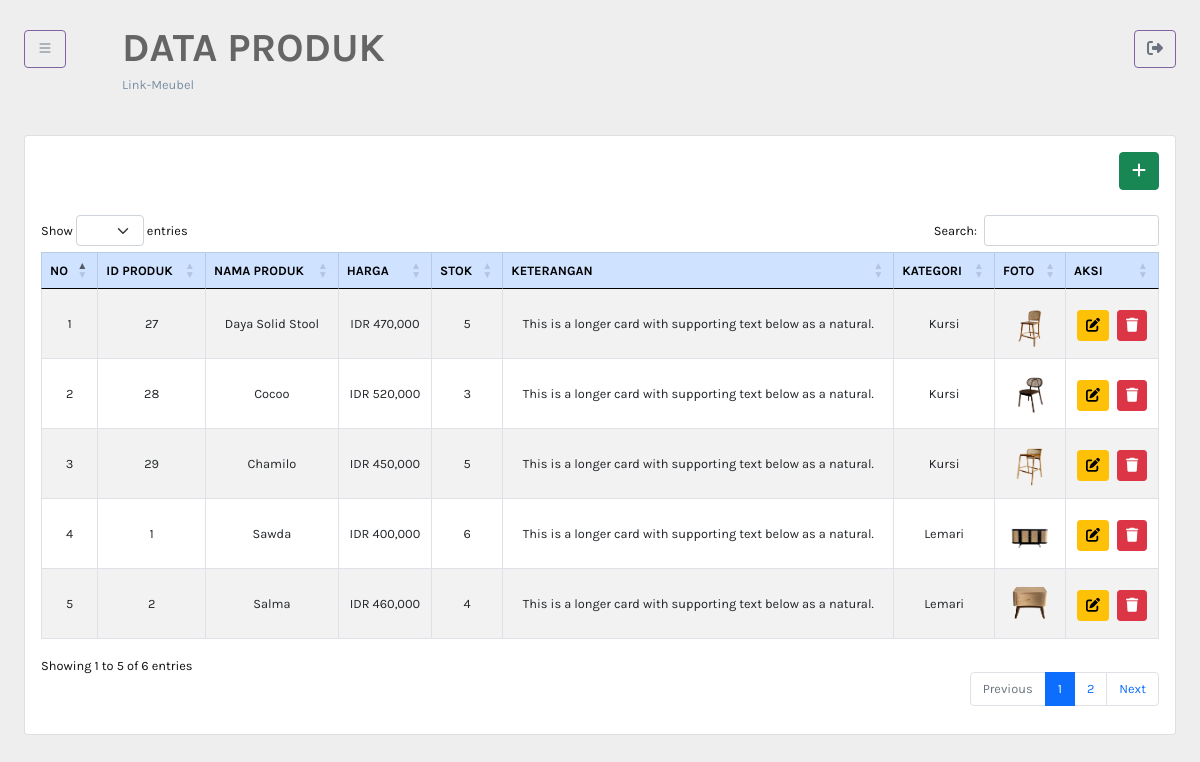
The app's page /admin/produk.php with its own data.
### tables this page shows
CREATE TABLE `tb_produk` (
  `id_produk` int(11) NOT NULL,
  `nama` varchar(35) NOT NULL,
  `harga` int(20) NOT NULL,
  `stok` int(10) NOT NULL,
  `keterangan` varchar(100) NOT NULL,
  `kategori` varchar(35) NOT NULL,
  `foto` varchar(255) NOT NULL
);

### fungsi/fungsi.php (called while the page is built, shortened)
<?php
$db_server = "localhost";
$db_username = "root";
$db_password = "";
$db_name = "db_mebel";
$konek = mysqli_connect($db_server, $db_username, $db_password, $db_name);
function query($query)
{
    global $konek;
    $result = mysqli_query($konek, $query);
    $rows = [];
    while ($row = mysqli_fetch_assoc($result)) {
        $rows[] = $row;
    }
    return $rows;
}

### admin/fungsi-produk.php (called while the page is built, shortened)
<?php
include_once '../fungsi/fungsi.php';
$barang = query("SELECT * FROM tb_produk ORDER BY kategori");

### admin/produk.php (the view, shortened to what this page needs)
<?php
include '../fungsi/fungsi.php';
include 'fungsi-produk.php';
include 'header.php';
?>
<section class="p-4" id="main-content">
	<div class="row">
		<div class="col-md-1">
			<button class="btn btn-outline-secondary mc" id="button-toggle">
				<i class="bi bi-list"></i>
			</button>
		</div>
		<div class="col-md-9 float-start">
			<h1><b>DATA PRODUK</b></h1>
			<p style="margin-bottom: -7px; margin-top: -5px; color: #7B8FA1 !important;">Link-Meubel</p>
		</div>
		<div class="col-md-2">
			<button class="btn btn-outline-secondary mc float-end" id="button-toggle">
				<i class="fa fa-right-from-bracket"></i>
			</button>
		</div>
	</div>
	<div class="card mt-5">
		<div class="card-body">
			<div class="row utama">
				<div class="col-md-12 justify-content-end">
					<button type="button" class="btn btn-success float-end" data-toggle="modal"
						data-target="#inputModal"><i class="fa fa-plus"></i></button>
				</div>
			</div>
			<div class="row dataku">
				<div class="col-md-12 table-responsive-md">
					<table id="tabel-barang" class="table table-bordered table-striped">
						<thead class="table-primary">
							<tr>
								<th class="ctr">NO</th>
								<th class="ctr">ID PRODUK</th>
								<th class="ctr">NAMA PRODUK</th>
								<th class="ctr">HARGA</th>
								<th class="ctr">STOK</th>
								<th class="ctr">KETERANGAN</th>
								<th class="ctr">KATEGORI</th>
								<th class="ctr">FOTO</th>
								<th class="ctr">AKSI</th>
							</tr>
						</thead>
						<?php $i = 1; ?>
						<?php foreach ($barang as $row): ?>
							<tr class="text-center">
								<td class="align-middle text-center">
									<?= $i; ?>
								</td>
								<td class="align-middle">
									<?= $row["id_produk"]; ?>
								</td>
								<td class="align-middle">
									<?= $row["nama"]; ?>
								</td>
								<td class="align-middle">
									<?= "IDR " . number_format($row["harga"]); ?>
								</td>
								<td class="align-middle">
									<?= $row["stok"]; ?>
								</td>
								<td class="align-middle">
									<?= $row["keterangan"]; ?>
								</td>
								<td class="align-middle">
									<?= $row["kategori"]; ?>
								</td>
								<td class="align-middle">
									<a href="" data-toggle="modal" data-target="#imgModal<?= $row["id_produk"]; ?>">
										<img src="../image/<?= $row["foto"]; ?>" height="53" width="50" alt="">
									</a>
								</td>
								<td class="text-center align-middle">
									<button style="margin-right: 5px;" type="submit" class="btn btn-warning btn-sm mt-1"
										name="ubah" data-toggle="modal" data-target="#editModal<?= $row["id_produk"]; ?>"
										href=""><i class="fa fa-edit"></i></button>
									<a class="btn btn-danger btn-sm mt-1" name="hapus" data-toggle="modal"
										data-target="#deleteConfirm<?= $row["id_produk"]; ?>"><i
											class="fa fa-trash"></i></a>
								</td>
							</tr>
							<?php $i++; ?>
						<?php endforeach; ?>
					</table>
				</div>
			</div>
		</div>
	</div>
</section>
</body>
</html>

### admin/css/style.css (style rules this page uses)
#main-content { transition: 0.4s; font-size: 80%; }
body { background-color: #eee; font-family: 'Karla', sans-serif !important; }
.card-body { color: #100F0F !important; }
h1 { color: #585858e9 !important; }
.btn-outline-secondary { border-color: #8064A2 !important; }
a { text-decoration: none; }
.mc { margin-top: 6px; }
#main-content { transition: 0.4s; }
.dataku { padding-top: 25px; }
.ctr { text-align: center; }

### records on screen
tb_produk: id_produk "27", nama "Daya Solid Stool", harga "470,000", stok "5", keterangan "This is a longer card with supporting text below as a natural.", kategori "Kursi", foto (picture)
tb_produk: id_produk "28", nama "Cocoo", harga "520,000", stok "3", keterangan "This is a longer card with supporting text below as a natural.", kategori "Kursi", foto (picture)
tb_produk: id_produk "29", nama "Chamilo", harga "450,000", stok "5", keterangan "This is a longer card with supporting text below as a natural.", kategori "Kursi", foto (picture)
tb_produk: id_produk "1", nama "Sawda", harga "400,000", stok "6", keterangan "This is a longer card with supporting text below as a natural.", kategori "Lemari", foto (picture)
tb_produk: id_produk "2", nama "Salma", harga "460,000", stok "4", keterangan "This is a longer card with supporting text below as a natural.", kategori "Lemari", foto (picture)
